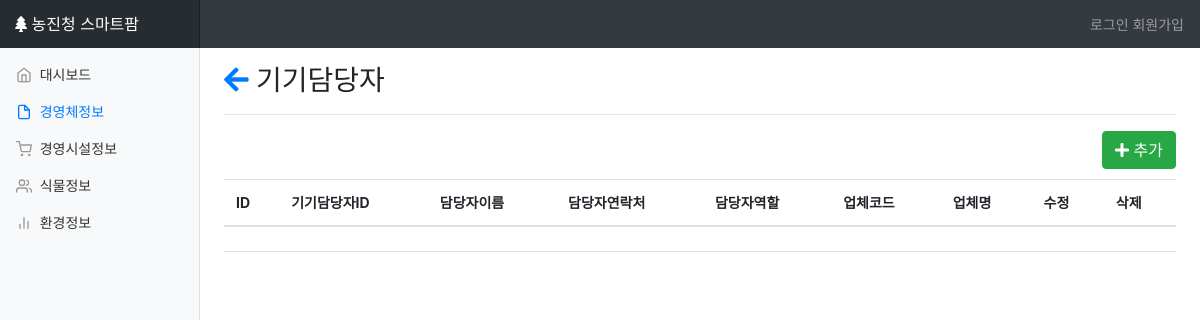
/da, run on an earlier commit of the app's database.
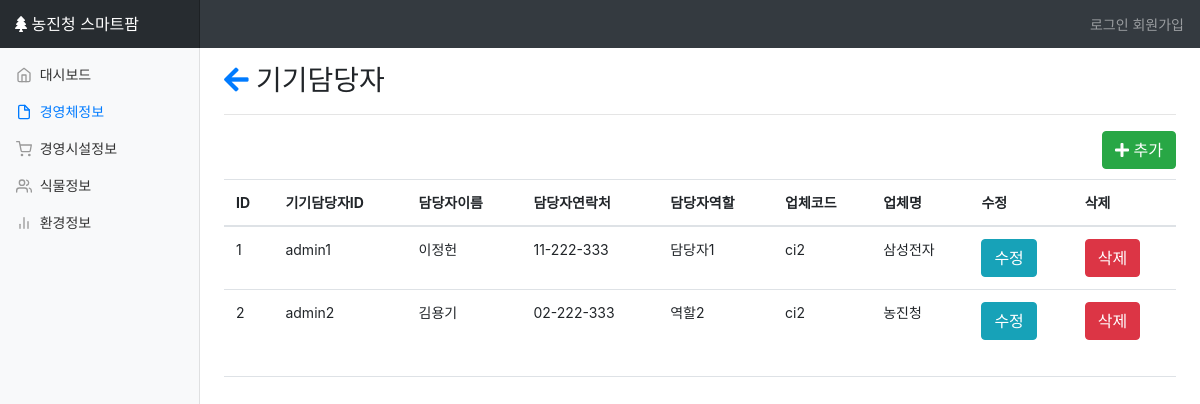
And on a later commit of the database.
### dashboard/models.py (models this page shows, shortened)
class device_admin(models.Model):
	DA_ID=models.CharField(max_length=10)
	DA_NAME=models.CharField(max_length=20)
	DA_PHONE=models.CharField(max_length=13)
	DA_ROLE=models.CharField(max_length=20)
	CI_ID=models.ForeignKey(com_infor)

class com_infor(models.Model):
	CI_CODE=models.CharField(max_length=10)
	CI_NAME=models.CharField(max_length=30)
	CI_ADDR=models.CharField(max_length=100)
	CI_PHONE=models.CharField(max_length=13)

### dashboard/views.py (the view)
# urls.py: url(r'^da$',views.da,name='da'),
def da(request):
	ds=device_admin.objects.all()
	return render(request,"farm/da.html",{"ds":ds})

### dashboard/templates/farm/da.html (shortened to what this page needs)
{% extends 'farm/base.html' %}
{% block content %}
{% load staticfiles %}
	<link href="{% static 'farm/css/e1.css' %}" rel="stylesheet">
	<link href="https://use.fontawesome.com/releases/v5.0.7/css/all.css" rel="stylesheet">
	<div class=tg>
		<h3><a href="{% url 'elist' %}"><i class="fas fa-arrow-left"></i></a> 기기담당자</h3>
		<hr>
		<a href="{% url 'da_update' %}"><button class="btn btn-success"><i class="fas fa-plus"></i> 추가</button></a>
		<table class="table table-hover">
		  <thead>
		    <tr>
		      <th scope="col">ID</th>
		      <th scope="col">기기담당자ID</th>
		      <th scope="col">담당자이름</th>
		      <th scope="col">담당자연락처</th>
		      <th scope="col">담당자역할</th>
		      <th scope="col">업체코드</th>
		      <th scope="col">업체명</th>
		      <th scope="col">수정</th>
		      <th scope="col">삭제</th>
		    </tr>
		  </thead>
		  <tbody>
		{% for i in ds %}
			<tr>
				<td>{{i.id}}</td>
				<td>{{i.DA_ID}}</td>
				<td>{{i.DA_NAME}}</td>
				<td>{{i.DA_PHONE}}</td>
				<td>{{i.DA_ROLE}}</td>
				<td>{{i.CI_ID.CI_CODE}}</td>
				<td>{{i.CI_ID.CI_NAME}}</td>
				<td><a href="{% url 'da_update' %}?id={{i.id}}"><button class="btn btn-info">수정</button></a></td>
				<td><button class="btn btn-danger" data-toggle="modal" data-target="#delmodal{{i.id}}">삭제</button></td>
			</tr>
		{% endfor %}
		</tbody>
		</table>
	</div>
{% endblock %}

### dashboard/templates/farm/base.html (shortened to what this page needs)
{% load staticfiles %}
<!doctype html>
<html lang="en">
  <head>
    <link href="https://use.fontawesome.com/releases/v5.0.7/css/all.css" rel="stylesheet">
    <link rel="stylesheet" href="https://maxcdn.bootstrapcdn.com/bootstrap/4.0.0/css/bootstrap.min.css">
    <link href="{% static 'farm/css/dashboard.css' %}" rel="stylesheet">
  </head>
  <body>
    <nav class="navbar navbar-dark sticky-top bg-dark flex-md-nowrap p-0">
      <a class="navbar-brand col-sm-3 col-md-2 mr-0" href="{% url 'index' %}"><i class="fas fa-tree"></i>&nbsp;농진청 스마트팜</a>
      <ul class="navbar-nav px-3">
        <li class="nav-item text-nowrap">
          {% if user.is_authenticated %}
            <h6 class="nav-link" href="">{{user.username}}님 환영합니다.&nbsp;&nbsp;</h6>
            <a class="nav-link" href="{% url 'logout' %}" >로그아웃</a>
          {% else %}
            <a class="nav-link" href="{% url 'login' %}" >로그인</a>
            <a class="nav-link" href="{% url 'join' %}">회원가입</a>
          {% endif %}
        </li>
      </ul>
    </nav>
    <div class="container-fluid">
      <div class="row">
        <nav class="col-md-2 d-none d-md-block bg-light sidebar">
          <div class="sidebar-sticky">
            <ul class="nav flex-column">
              <li class="nav-item">
                <a class="nav-link active" href="{% url 'index' %}" id=m1>
                  <span data-feather="home"></span>
                  대시보드 <span class="sr-only">(current)</span>
                </a>
              </li>
              <li class="nav-item">
                <a class="nav-link" href="{% url 'elist' %}" id=m2>
                  <span data-feather="file"></span>
                  경영체정보
                </a>
              </li>
              <li class="nav-item">
                <a class="nav-link" href="{% url 'clist' %}" id=m3>
                  <span data-feather="shopping-cart"></span>
                  경영시설정보
                </a>
              </li>
              <li class="nav-item">
                <a class="nav-link" href="{% url 'elist' %}" id=m4>
                  <span data-feather="users"></span>
                  식물정보
                </a>
              </li>
              <li class="nav-item">
                <a class="nav-link" href="{% url 'elist' %}" id=m5>
                  <span data-feather="bar-chart-2"></span>
                  환경정보
                </a>
              </li>
            </ul>
          </div>
        </nav>
        <main role="main" class="col-md-9 ml-sm-auto col-lg-10 pt-3 px-4">
          <div class="d-flex justify-content-between flex-wrap flex-md-nowrap align-items-center pb-2 mb-3 border-bottom">
          {% block content %}
          {% endblock %}
          </div>
        </main>
      </div>
    </div>
  </body>
</html>

### dashboard/static/farm/css/dashboard.css (style rules this page uses)
body { font-size: .875rem; }
.feather { width: 16px; height: 16px; vertical-align: text-bottom; }
.sidebar { position: fixed; top: 0; bottom: 0; left: 0; z-index: 100; padding: 0; box-shadow: inset -1px 0 0 rgba(0, 0, 0, .1); }
.sidebar-sticky { position: -webkit-sticky; position: sticky; top: 48px; height: calc(100vh - 48px); padding-top: .5rem; overflow-x: hidden; overflow-y: auto; }
.sidebar .nav-link { font-weight: 500; color: #333; }
.sidebar .nav-link .feather { margin-right: 4px; color: #999; }
.sidebar .nav-link.active { color: #007bff; }
.sidebar .nav-link:hover .feather, .sidebar .nav-link.active .feather { color: inherit; }
.navbar-brand { padding-top: .75rem; padding-bottom: .75rem; font-size: 1rem; background-color: rgba(0, 0, 0, .25); box-shadow: inset -1px 0 0 rgba(0, 0, 0, .25); }
.border-bottom { border-bottom: 1px solid #e5e5e5; }
.nav-link { display: inline-block; }

### dashboard/static/farm/css/e1.css (style rules this page uses)
.tg { width: 100%; }
.btn-success { float:right; margin-bottom: 10px; }

What changed in the data, as far as the page shows it:
added device_admin: id "1", DA_ID "admin1", DA_NAME "이정헌", DA_PHONE "11-222-333", DA_ROLE "담당자1", CI_ID.CI_CODE "ci2", CI_ID.CI_NAME "삼성전자"
added device_admin: id "2", DA_ID "admin2", DA_NAME "김용기", DA_PHONE "02-222-333", DA_ROLE "역할2", CI_ID.CI_CODE "ci2", CI_ID.CI_NAME "농진청"
